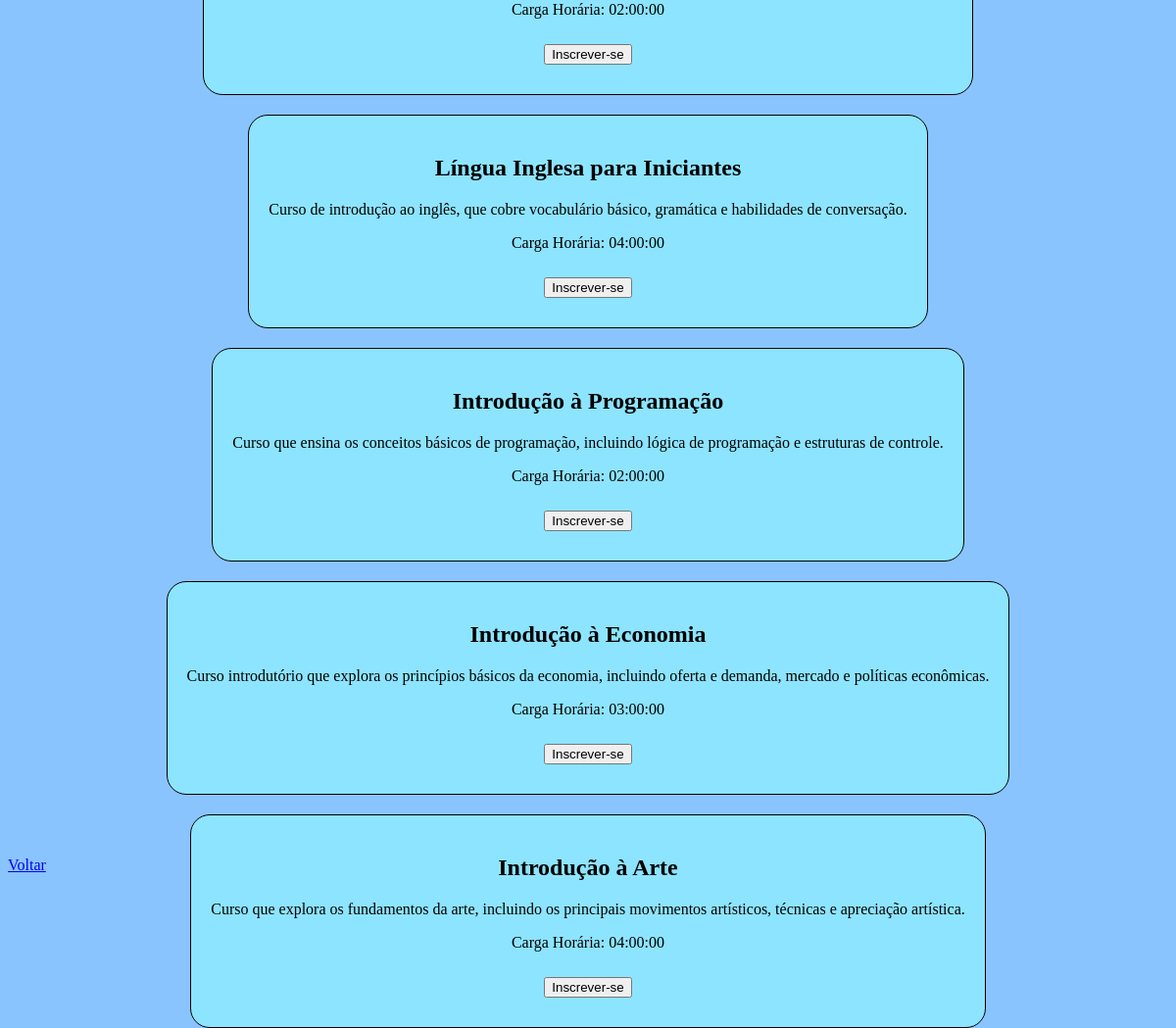
The page /php/cursos.php (signed in) on the database its author committed.
### tables this page shows
CREATE TABLE IF NOT EXISTS `curso` (
  `id` int NOT NULL AUTO_INCREMENT,
  `nome_comercial` varchar(30) NOT NULL,
  `descricao` varchar(200) NOT NULL,
  `carga_horaria` time NOT NULL,
  `dat_ini` date NOT NULL,
  `dat_fim` date NOT NULL,
  `qtd_max` int NOT NULL,
  PRIMARY KEY (`id`)
);

### php/cursos.php (the view, shortened to what this page needs)
<?php
include('connect.php');
$alunoId = $_SESSION['ID'];
function getCursos()
{
    global $mysqli, $alunoId;
    $query = "SELECT * FROM curso";
    $result = $mysqli->query($query) or die("Falha na consulta SQL");
    $cursos = [];
    while ($row = $result->fetch_assoc()) {
        $cursoId = $row['id'];
        $query = "SELECT * FROM usuarios WHERE ID = '$alunoId' AND curso_atual = '$cursoId'";
        $result2 = $mysqli->query($query) or die("Falha na consulta SQL");
        $inscrito = $result2->num_rows > 0;
        $row['inscrito'] = $inscrito;
        $cursos[] = $row;
    }
    return $cursos;
}
$cursos = getCursos();
?>
<!DOCTYPE html>
<html lang="en">
<head>
    <link rel="stylesheet" href="../frontend/main.css">
</head>
<body>
    <h1>Cursos Disponíveis</h1>
    <div class="login_container">
        <?php foreach ($cursos as $curso): ?>
            <div class="course-container">
                <div class="login_css">
                    <h2><?php echo $curso['nome_comercial']; ?></h2>
                    <p><?php echo $curso['descricao']; ?></p>
                    <p>Carga Horária: <?php echo $curso['carga_horaria']; ?></p>
                    <?php if ($curso['inscrito']): ?>
                        <p class="already-registered">Já Inscrito</p>
                    <?php else: ?>
                        <form action="" method="POST">
                            <button type="submit">Inscrever-se</button>
                        </form>
                    <?php endif; ?>
                </div>
            </div>
        <?php endforeach; ?>
    </div>
    <a href="../aluno.php" class="btn-voltar">Voltar</a>
</body>
</html>

### xastre_final/css/main.css (style rules this page uses)
.login_container { display: flex; justify-content: center; align-items: center; height: 100vh; }
.login_css { border-radius: 20px; border: 1px solid #000000; background-color: #8DE4FF; text-align: center; padding: 20px; display: inline-block; }
h1 { font-size: 30px; text-align: center; color: #000000; }
button { align-items: center; margin-top: 10px; margin-bottom: 10px; }
body { background: fixed; background-color: #8ac4ff; }

### php/cursos.php (style rules this page uses)
.course-container { margin-bottom: 20px; text-align: center; }
.login_container { display: flex; flex-direction: column; align-items: center; justify-content: center; height: 100vh; }

### rows shown on the page
curso: carga_horaria "02:00:00"
curso: nome_comercial "Língua Inglesa para Iniciantes", descricao "Curso de introdução ao inglês, que cobre vocabulário básico, gramática e habilidades de conversação.", carga_horaria "04:00:00"
curso: nome_comercial "Introdução à Programação", descricao "Curso que ensina os conceitos básicos de programação, incluindo lógica de programação e estruturas de controle.", carga_horaria "02:00:00"
curso: nome_comercial "Introdução à Economia", descricao "Curso introdutório que explora os princípios básicos da economia, incluindo oferta e demanda, mercado e políticas econômicas.", carga_horaria "03:00:00"
curso: nome_comercial "Introdução à Arte", descricao "Curso que explora os fundamentos da arte, incluindo os principais movimentos artísticos, técnicas e apreciação artística.", carga_horaria "04:00:00"
